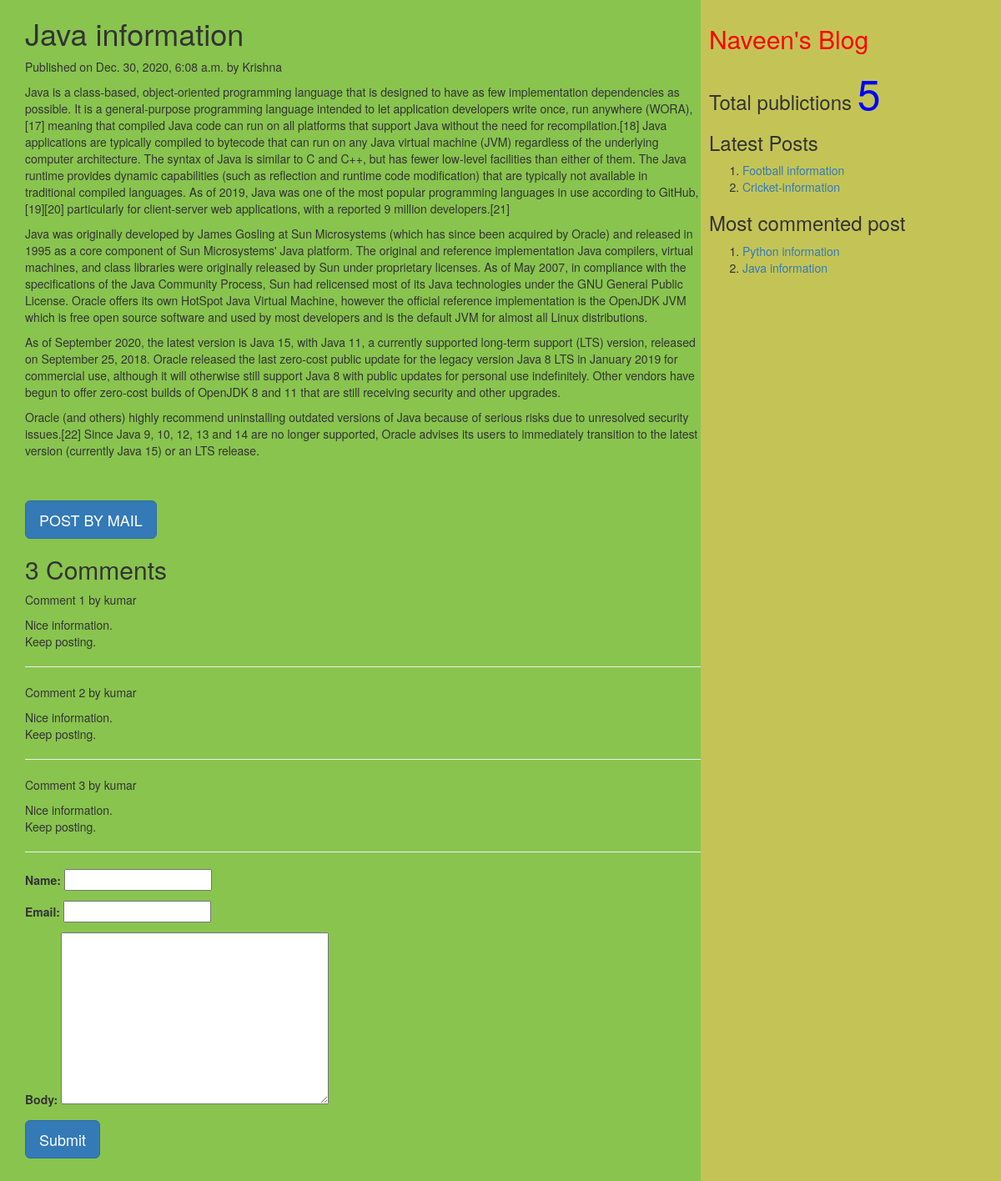
The app's page /2020/12/30/java-information with its own data.
### myApp/models.py (models this page shows, shortened)
class Post(models.Model):
          tags=TaggableManager()
          STATUS_CHOICES=(('draft','Draft'),('published','Published'))
          title=models.CharField(max_length=256)
          slug=models.SlugField(max_length=264,unique_for_date='publish')
          author=models.ForeignKey(User,related_name='blog_posts',on_delete= models.CASCADE)
          body=models.TextField()
          publish=models.DateTimeField(default=timezone.now)
          created=models.DateTimeField(auto_now_add=True)
          updated=models.DateTimeField(auto_now=True)
          status= models.CharField(max_length=10,choices=STATUS_CHOICES,default='draft')
          objects=CustomManager()
          class Meta:
                ordering=('-publish',)
          def get_absolute_url(self):
                return reverse('post_detail',args=[self.publish.year,self.publish.strftime('%m'),self.publish.strftime('%d'),self.slug])

class Comment(models.Model):
    post=models.ForeignKey(Post,related_name="comments",on_delete=models.CASCADE)
    name=models.CharField(max_length=50)
    email=models.EmailField()
    body=models.TextField()
    created=models.DateTimeField(auto_now_add=True)
    updated=models.DateTimeField(auto_now=True)
    active=models.BooleanField(default=True)
    class Meta:
        ordering=('created',)

### myApp/views.py (the view, shortened to what this page needs)
# urls.py: url(r'(?P<year>\d{4})/(?P<month>\d{2})/(?P<day>\d{2})/(?P<post>[-\w]+)',views.post_detail_view,name='post_detail'),
def post_detail_view(request,year,month,day,post):
    post=get_object_or_404(Post,slug=post,publish__year=year,publish__month=month,publish__day=day)
    comments=post.comments.filter(active=True)
    csubmit=False
    form=CommentForm()
    d={'post':post,'form':form,'csubmit':csubmit,'comments':comments}
    return render(request,'myApp/post_detail.html',d)

### myApp/forms.py
class CommentForm(forms.ModelForm):
    class Meta:
        model=Comment
        fields=('name','email','body')

### myApp/models.py (called while the page is built)
    def get_queryset(self):
        return super().get_queryset().filter(status='published')

### myApp/templatetags/mytags.py (called while the page is built)
@register.simple_tag
def total_posts():
    return Post.objects.count()

@register.inclusion_tag('myApp/latest_post.html')
def show_latest_posts(count=3):
    latest_posts=Post.objects.order_by('-publish')[:count]
    return {'latest_posts':latest_posts}

@register.simple_tag
def get_most_commented_posts(count=2):
    return Post.objects.annotate(total_comments=Count('comments')).order_by('-total_comments')[:count]

### templates/myApp/post_detail.html (shortened to what this page needs)
<html>
    {%extends 'myApp/parent.html'%}
        {%block content_block%}
        <h1>{{post.title}}</h1>
        <p>Published on {{post.publish}} by {{post.author|title}}</p>
        {{post.body|linebreaks}} <br><br>
        <a href="/{{post.id}}/share" class='btn btn-lg btn-primary'>POST BY MAIL</a>
        {%with comments.count as comments_count%}
        <h2>{{comments_count}} Comment{{comments_count|pluralize}}</h2>
        {%endwith%}
        {%if comments%}
         {%for c in comments%}
         <p>Comment {{forloop.counter}} by {{c.name}}</p>
        <div>{{c.body|linebreaks}}</div>
        <hr>
        {%endfor%}
        {%else%}
         <p style="color:red;font-size:30px;font-style:italic;border-bottom:1px blue solid;">There are no comments</p>
        {%endif%}
         {%if csubmit%}
         <h2>Thank you..Your comment has been added successfully!!</h2>
         {%else%}
         <form  method="post">
           {{form.as_p}}
           <input type="submit" class='btn btn-lg btn-primary' value="Submit">
         </form>
         {%endif%}
        {%endblock%}

### templates/myApp/parent.html (shortened to what this page needs)
<html>
{%load mytags%}
    <head>
        <link rel="stylesheet" href="https://maxcdn.bootstrapcdn.com/bootstrap/3.3.7/css/bootstrap.min.css">
    </head>
    <body>
        <div class="content" style="width:70%;float:left;background-color:89c44f;height:300%;padding:0 0 0 30px">
              {%block content_block%}
              {%endblock%}
        </div>
        <div class="sidebar" style="width:30%;float:right;background-color:#c4c456;height:300%;padding:10px">
            <h2 style='font:bold;color:red'>Naveen's Blog</h2>
            <h3>Total publictions
              <span style="color:blue;font-size:50px">
              {%total_posts%}</span>
              <h3>Latest Posts</h3>
              {% show_latest_posts 2 %}
              <h3>Most commented post</h3>
              {%get_most_commented_posts as m%}
              <ol>
                {%for post in m%}
                <li><a href="{{post.get_absolute_url}}">{{post.title}}</a></li>
                {%endfor%}
              </ol>
            </h3>
        </div>
    </body>
</html>

### templates/myApp/latest_post.html
<html lang="en" dir="ltr">
  <body>
    <ol>
    {%for post in latest_posts%}
    <li><a href="{{post.get_absolute_url}}">{{post.title}}</a></li>
    {%endfor%}
    </ol>
  </body>
</html>

### records on screen
Post: title "Java information", publish "Dec. 30, 2020, 6:08 a.m.", author "Krishna", body "Java is a class-based, object-oriented programming language that is designed to have as few implementation dependencies as possible. It is a general-purpose programming language intended to let application developers write once, run anywhere (WORA),[17] meaning that compiled Java code can run on all platforms that support Java without the need for recompilation.[18] Java applications are typically compiled to bytecode that can run on any Java virtual machine (JVM) regardless of the underlying computer architecture. The syntax of Java is similar to C and C++, but has fewer low-level facilities than either of them. The Java runtime provides dynamic capabilities (such as reflection and runtime…"
Comment: name "kumar", body "Nice information. Keep posting."
Comment: name "kumar", body "Nice information. Keep posting."
Comment: name "kumar", body "Nice information. Keep posting."
Post: title "Football information"
Post: title "Cricket-information"
Post: title "Python information"

### other values on screen
{{ comments_count }} "3"
